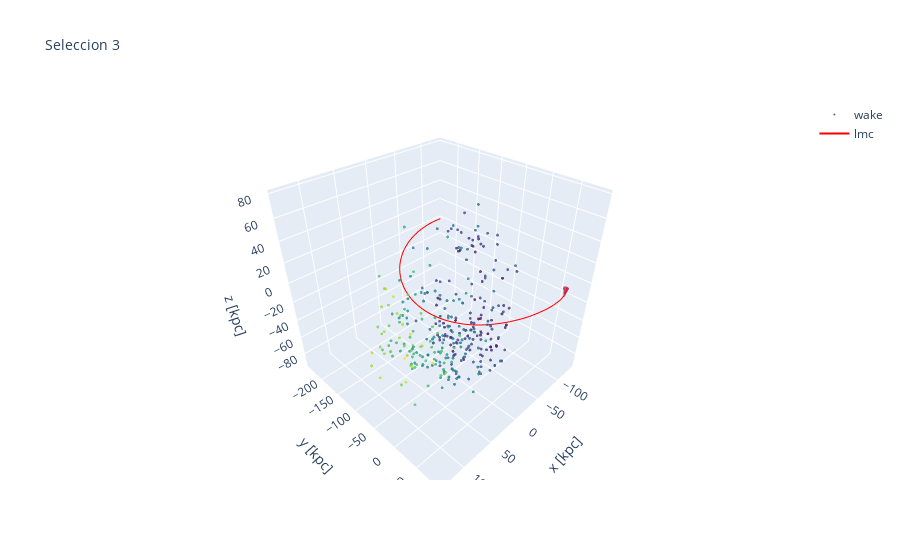

Notebook cell for this chart:
### Code cell
pl.plot_3d(sel2_sel3, rel_lmc, "Seleccion 3")

### Figure 1 — Plotly figure (JSON) as saved in the notebook; plotly's stock layout.template omitted (floating-point values rounded to 4 significant figures; data arrays with more than 128 entries replaced by an {"elided": "..."} marker saying what was removed)
{"data": [{"marker": {"color": {"elided": "332 float values"}, "colorscale": [[0.0, "#440154"], [0.1111, "#482878"], [0.2222, "#3e4989"], [0.3333, "#31688e"], [0.4444, "#26828e"], [0.5556, "#1f9e89"], [0.6667, "#35b779"], [0.7778, "#6ece58"], [0.8889, "#b5de2b"], [1.0, "#fde725"]], "opacity": 0.8, "size": 1}, "mode": "markers", "name": "wake", "x": {"elided": "332 float values"}, "y": {"elided": "332 float values"}, "z": {"elided": "332 float values"}, "type": "scatter3d"}, {"marker": {"color": "red", "opacity": 0.8, "size": 1}, "mode": "lines", "name": "lmc", "x": {"elided": "151 float values"}, "y": {"elided": "151 float values"}, "z": {"elided": "151 float values"}, "type": "scatter3d"}, {"anchor": "tail", "name": "lmc velocity", "opacity": 0.8, "showscale": false, "sizemode": "absolute", "sizeref": 10, "u": [4.634], "v": [-2.636], "w": [-77.91], "x": [-106.6], "y": [77.01], "z": [-0.1334], "type": "cone"}], "layout": {"scene": {"aspectratio": {"x": 1, "y": 1, "z": 1}, "xaxis": {"title": {"text": "x [kpc]"}}, "yaxis": {"title": {"text": "y [kpc]"}}, "zaxis": {"title": {"text": "z [kpc]"}}}, "title": {"text": "Seleccion 3", "font": {"size": 14}}}}
